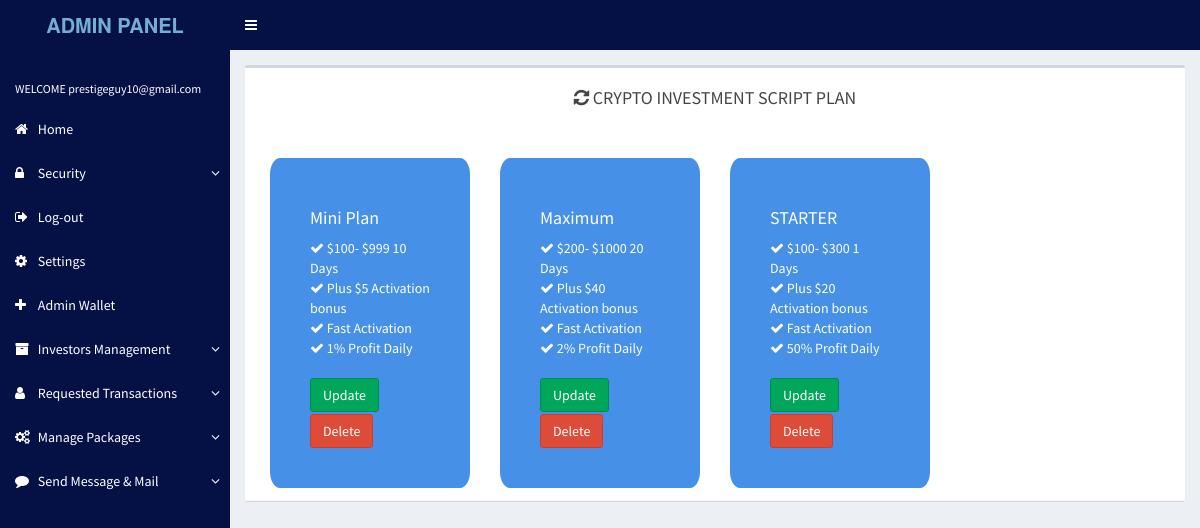
Page /admin/c2wad/upgrade.php (signed in) on the committed database.
### tables this page shows
CREATE TABLE `package1` (
  `id` int(6) NOT NULL,
  `email` varchar(122) NOT NULL,
  `pname` varchar(122) NOT NULL,
  `increase` double NOT NULL,
  `bonus` double NOT NULL,
  `duration` int(11) NOT NULL,
  `froms` double NOT NULL,
  `tos` double NOT NULL
);

### admin/c2wad/upgrade.php (the view, shortened to what this page needs)
<?php
include "../../config/db.php";
include "header.php";
    ?>
 <div class="content-wrapper">
   <section class="content">
          <div class="box box-default">
            <div class="box-header with-border">
          <h4 align="center"><i class="fa fa-refresh"></i> CRYPTO INVESTMENT SCRIPT PLAN</h4>
          <?php $sql= "SELECT * FROM package1";
			  $result = mysqli_query($link,$sql);
			  if(mysqli_num_rows($result) > 0){
				  while($row = mysqli_fetch_assoc($result)){
				  ?>
          <div class="col-md-3 col-sm-12 col-sx-12" style="margin-bottom: 2px;">
          <div class="" style="background-color:#4691e7;color:#fff;padding:20%;border-radius:5%;">
  <div class="">
    <header>
      <h4 class="">
<form action="" method="POST">
       <?php echo $row['pname'];?>
      </h4>
      <div class="plan-cost"><span class="plan-price">
            <i class="fa fa-check"> </i> $<?php echo $row['froms'];?>- $<?php echo $row['tos'];?> </span> <span class="plan-type"><?php echo $row['duration'];?> Days</span></div>
    </header>
   <i class="fa fa-check"> </i> Plus $<?php echo $row['bonus'];?> Activation bonus</br>
      <i class="fa fa-check"> </i> Fast Activation</br>
      <i class="fa fa-check"> </i> <?php echo $row['increase'];?>% Profit Daily</br>
    <div class="plan-select"><a href="addpackages.php?id=<?php echo $row['id'];?>"  class="btn btn-success" style="margin-bottom: 2px;">Update</a>
    <a href="upgrade.php?mid=<?php echo $row['id'];?>"  class="btn btn-danger" onclick="return confirm('Do you really want to delete this package');">Delete</a></div>
  </div>
			  </div>
			  </div>
  <?php
 }
			  }
			  ?>
          </div>
        </div>
</div>

### admin/c2wad/header.php (style rules this page uses)
a { color:#fff; }

### rows in the picture
package1: pname "Mini Plan", froms "100", tos "999", duration "10", bonus "5", increase "1"
package1: pname "Maximum", froms "200", tos "1000", duration "20", bonus "40", increase "2"
package1: pname "STARTER", froms "100", tos "300", duration "1", bonus "20", increase "50"

### other values in the picture
$_SESSION['email'] "prestigeguy10@gmail.com"
